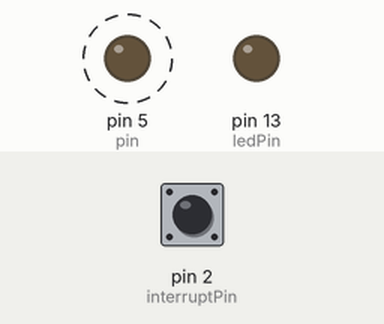
Simulated run of this sketch. Board: Arduino Uno, built with avr-gcc and run on an emulated ATmega328P. On the bench: output pins drawn as LEDs (lit = HIGH). Dashed ring = blinking. The test bench sets the inputs (shaded band); at power-on: pin 2 (interruptPin) HIGH.

Above: at 1.2 s.
1.3 s: pin 2 (interruptPin) pulled LOW for 0.15 s
At 1.37 s:
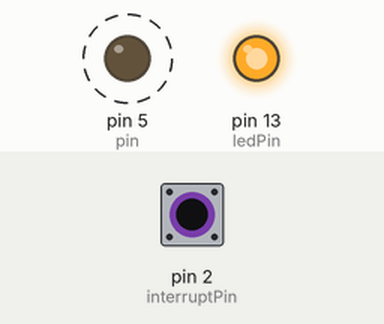
4.3 s: pin 2 (interruptPin) pulled LOW for 1 s
At 5.8 s:
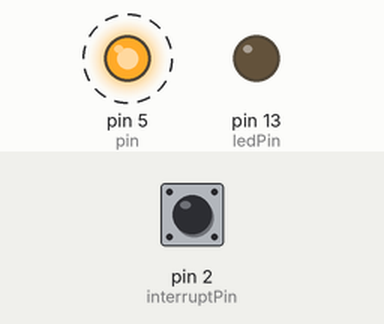
7.3 s: pin 2 (interruptPin) pulled LOW for 3.2 s
At 7.9 s:
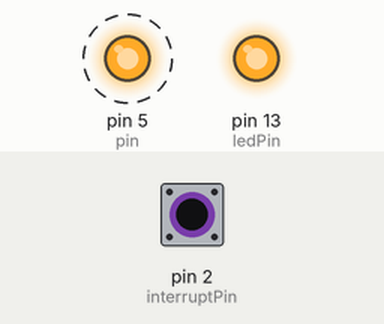
Timing chart, 0 to 18.0 s (numbered marks = the images above; inputs shaded):
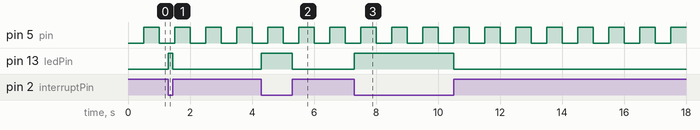

The sketch:

11_30_Interrupt_LED_Board_2.ino
```cpp
#include <avr/interrupt.h>
#define pin 5
const byte ledPin = 13;
const byte interruptPin = 2;
volatile byte state = LOW;
volatile int counter;
void setup()
{
  pinMode(pin, OUTPUT);
  pinMode(ledPin, OUTPUT);
  pinMode(interruptPin, INPUT_PULLUP);
  attachInterrupt(digitalPinToInterrupt(interruptPin), blink, CHANGE);

  noInterrupts();           // disable all interrupts
  TCCR1A = 0;
  TCCR1B = 0;
  TIMSK1 = 0;
  TCNT1 = 34286;
  TCCR1B |= (1 << CS12);
  TIMSK1 |= (1 << TOIE1);   // enable timer overflow interrupt
  interrupts();
}

void loop()
{
  digitalWrite(ledPin, state);
}

void blink() {
  state = !state;
}

ISR (TIMER1_OVF_vect)
{
  TCNT1 = 34286;
  digitalWrite(pin, digitalRead(pin) ^ 1);
}
```

Measured:
- after the input at 1.3 s, pin 13 (ledPin): LOW → HIGH at once, → LOW 0.15 s later
- after the input at 4.3 s, pin 13 (ledPin): LOW → HIGH at once, → LOW 1.0 s later
- after the input at 7.3 s, pin 13 (ledPin): LOW → HIGH at once, → LOW 3.2 s later
- by itself, pin 5 (pin): alternates HIGH for 0.50 s and LOW for 0.50 s
